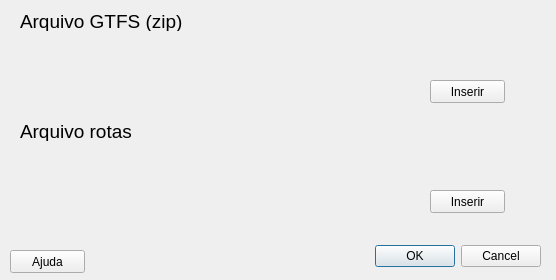
<?xml version="1.0" encoding="UTF-8"?>
<ui version="4.0">
 <class>Dialog</class>
 <widget class="QDialog" name="Dialog">
  <property name="geometry">
   <rect>
    <x>0</x>
    <y>0</y>
    <width>556</width>
    <height>280</height>
   </rect>
  </property>
  <property name="windowTitle">
   <string>Dialog</string>
  </property>
  <widget class="QDialogButtonBox" name="buttonBox">
   <property name="geometry">
    <rect>
     <x>200</x>
     <y>240</y>
     <width>341</width>
     <height>32</height>
    </rect>
   </property>
   <property name="orientation">
    <enum>Qt::Horizontal</enum>
   </property>
   <property name="standardButtons">
    <set>QDialogButtonBox::Cancel|QDialogButtonBox::Ok</set>
   </property>
  </widget>
  <widget class="QgsFileWidget" name="gtfs_widget">
   <property name="geometry">
    <rect>
     <x>20</x>
     <y>40</y>
     <width>481</width>
     <height>31</height>
    </rect>
   </property>
  </widget>
  <widget class="QLabel" name="gtfs_label">
   <property name="geometry">
    <rect>
     <x>20</x>
     <y>10</y>
     <width>171</width>
     <height>21</height>
    </rect>
   </property>
   <property name="text">
    <string>&lt;html&gt;&lt;head/&gt;&lt;body&gt;&lt;p&gt;&lt;span style=&quot; font-size:14pt;&quot;&gt;Arquivo GTFS (zip)&lt;/span&gt;&lt;/p&gt;&lt;/body&gt;&lt;/html&gt;</string>
   </property>
  </widget>
  <widget class="QPushButton" name="gtfs_insert_button">
   <property name="geometry">
    <rect>
     <x>430</x>
     <y>80</y>
     <width>75</width>
     <height>23</height>
    </rect>
   </property>
   <property name="text">
    <string>Inserir</string>
   </property>
  </widget>
  <widget class="QgsFileWidget" name="route_widget">
   <property name="geometry">
    <rect>
     <x>20</x>
     <y>150</y>
     <width>481</width>
     <height>31</height>
    </rect>
   </property>
  </widget>
  <widget class="QLabel" name="route_label">
   <property name="geometry">
    <rect>
     <x>20</x>
     <y>120</y>
     <width>171</width>
     <height>21</height>
    </rect>
   </property>
   <property name="text">
    <string>&lt;html&gt;&lt;head/&gt;&lt;body&gt;&lt;p&gt;&lt;span style=&quot; font-size:14pt;&quot;&gt;Arquivo rotas &lt;/span&gt;&lt;/p&gt;&lt;/body&gt;&lt;/html&gt;</string>
   </property>
  </widget>
  <widget class="QPushButton" name="route_insert_button">
   <property name="geometry">
    <rect>
     <x>430</x>
     <y>190</y>
     <width>75</width>
     <height>23</height>
    </rect>
   </property>
   <property name="text">
    <string>Inserir</string>
   </property>
  </widget>
  <widget class="QPushButton" name="help_button">
   <property name="geometry">
    <rect>
     <x>10</x>
     <y>250</y>
     <width>75</width>
     <height>23</height>
    </rect>
   </property>
   <property name="text">
    <string>Ajuda</string>
   </property>
  </widget>
 </widget>
 <customwidgets>
  <customwidget>
   <class>QgsFileWidget</class>
   <extends>QWidget</extends>
   <header>qgsfilewidget.h</header>
  </customwidget>
 </customwidgets>
 <resources/>
 <connections>
  <connection>
   <sender>buttonBox</sender>
   <signal>accepted()</signal>
   <receiver>Dialog</receiver>
   <slot>accept()</slot>
   <hints>
    <hint type="sourcelabel">
     <x>248</x>
     <y>254</y>
    </hint>
    <hint type="destinationlabel">
     <x>157</x>
     <y>274</y>
    </hint>
   </hints>
  </connection>
  <connection>
   <sender>buttonBox</sender>
   <signal>rejected()</signal>
   <receiver>Dialog</receiver>
   <slot>reject()</slot>
   <hints>
    <hint type="sourcelabel">
     <x>316</x>
     <y>260</y>
    </hint>
    <hint type="destinationlabel">
     <x>286</x>
     <y>274</y>
    </hint>
   </hints>
  </connection>
 </connections>
</ui>
